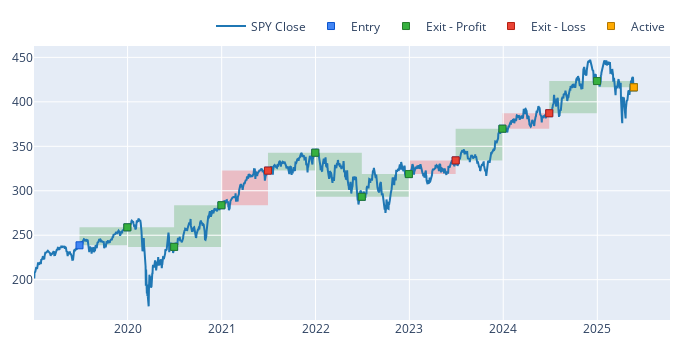

The notebook cell saved with this chart:
### Code cell
fig = data['DIA'].vbt.plot(trace_kwargs=dict(name='SPY Close'))

pf.positions['DIA'].plot(close_trace_kwargs=dict(visible=False), fig=fig).show()

### Figure 1 — Plotly figure (JSON) as saved in the notebook; plotly's stock layout.template omitted (floating-point values rounded to 4 significant figures; data arrays with more than 128 entries replaced by an {"elided": "..."} marker saying what was removed)
{"data": [{"name": "SPY Close", "showlegend": true, "type": "scatter", "uid": "bd491626-2382-4b0d-88bc-a4ba616f7597", "x": {"elided": "1608 str values"}, "y": {"elided": "1608 float values"}}, {"line": {"color": "#1f77b4"}, "name": "Close", "showlegend": true, "type": "scatter", "uid": "5b33f269-95de-46a0-97a5-eeceeae45d39", "visible": false, "x": {"elided": "1608 str values"}, "y": {"elided": "1608 float values"}}, {"customdata": [[0, 0.419, 0, "Long"], [1, 0.419, 0, "Short"], [2, 0.4968, 0, "Long"], [3, 0.4968, 0, "Short"], [4, 0.3768, 0, "Long"], [5, 0.3768, 0, "Short"], [6, 0.5042, 0, "Long"], [7, 0.5042, 0, "Short"], [8, 0.4577, 0, "Long"], [9, 0.4577, 0, "Short"], [10, 0.4166, 0, "Long"], [11, 0.4166, 0, "Short"], [12, 0.4307, 0, "Long"]], "hovertemplate": "Position Id: %{customdata[0]}<br>Size: %{customdata[1]:.6f}<br>Entry Timestamp: %{x}<br>Avg Entry Price: %{y}<br>Entry Fees: %{customdata[2]:.6f}<br>Direction: %{customdata[3]}", "marker": {"color": "#4285F4", "line": {"color": "rgb(11,84,205)", "width": 1}, "size": 7, "symbol": "square"}, "mode": "markers", "name": "Entry", "type": "scatter", "uid": "4e25d1e4-9c28-4d7b-9077-e6088d18fa91", "x": ["2019-06-28T00:00:00", "2019-12-31T00:00:00", "2020-06-30T00:00:00", "2020-12-31T00:00:00", "2021-06-30T00:00:00", "2021-12-31T00:00:00", "2022-06-30T00:00:00", "2022-12-30T00:00:00", "2023-06-30T00:00:00", "2023-12-29T00:00:00", "2024-06-28T00:00:00", "2024-12-31T00:00:00", "2025-05-23T00:00:00"], "y": [238.7, 258.9, 236.9, 283.7, 322.7, 342.8, 293.2, 318.7, 334.1, 369.8, 387.2, 423.4, 416.3]}, {"customdata": [[0, 0.419, 0, 8.468, 0.08468, "Long", "128 days 00:00:00"], [1, 0.419, 0, 9.215, 0.08495, "Short", "125 days 00:00:00"], [2, 0.4968, 0, 23.26, 0.1976, "Long", "128 days 00:00:00"], [4, 0.3768, 0, 7.579, 0.06234, "Long", "128 days 00:00:00"], [5, 0.3768, 0, 18.68, 0.1446, "Short", "124 days 00:00:00"], [6, 0.5042, 0, 12.87, 0.08707, "Long", "127 days 00:00:00"], [8, 0.4577, 0, 16.32, 0.1067, "Long", "126 days 00:00:00"], [10, 0.4166, 0, 15.08, 0.09346, "Long", "128 days 00:00:00"], [11, 0.4166, 0, 2.931, 0.01662, "Short", "98 days 00:00:00"]], "hovertemplate": "Position Id: %{customdata[0]}<br>Size: %{customdata[1]:.6f}<br>Exit Timestamp: %{x}<br>Avg Exit Price: %{y}<br>Exit Fees: %{customdata[2]:.6f}<br>PnL: %{customdata[3]:.6f}<br>Return: %{customdata[4]:.2%}<br>Direction: %{customdata[5]}<br>Duration: %{customdata[6]}", "marker": {"color": "#37B13F", "line": {"color": "rgb(38,123,44)", "width": 1}, "size": 7, "symbol": "square"}, "mode": "markers", "name": "Exit - Profit", "type": "scatter", "uid": "6e45b2cb-2733-491c-bb2a-edf2727caacf", "x": ["2019-12-31T00:00:00", "2020-06-30T00:00:00", "2020-12-31T00:00:00", "2021-12-31T00:00:00", "2022-06-30T00:00:00", "2022-12-30T00:00:00", "2023-12-29T00:00:00", "2024-12-31T00:00:00", "2025-05-23T00:00:00"], "y": [258.9, 236.9, 283.7, 342.8, 293.2, 318.7, 369.8, 423.4, 416.3]}, {"customdata": [[3, 0.4968, 0, -19.36, -0.1374, "Short", "124 days 00:00:00"], [7, 0.5042, 0, -7.767, -0.04833, "Short", "124 days 00:00:00"], [9, 0.4577, 0, -7.955, -0.047, "Short", "124 days 00:00:00"]], "hovertemplate": "Position Id: %{customdata[0]}<br>Size: %{customdata[1]:.6f}<br>Exit Timestamp: %{x}<br>Avg Exit Price: %{y}<br>Exit Fees: %{customdata[2]:.6f}<br>PnL: %{customdata[3]:.6f}<br>Return: %{customdata[4]:.2%}<br>Direction: %{customdata[5]}<br>Duration: %{customdata[6]}", "marker": {"color": "#EA4335", "line": {"color": "rgb(181,31,18)", "width": 1}, "size": 7, "symbol": "square"}, "mode": "markers", "name": "Exit - Loss", "type": "scatter", "uid": "d7fca66f-a9a4-4672-b745-e26499f23412", "x": ["2021-06-30T00:00:00", "2023-06-30T00:00:00", "2024-06-28T00:00:00"], "y": [322.7, 334.1, 387.2]}, {"customdata": [[12, 0.4307, 0, 0, 0, "Long", "1 days 00:00:00"]], "hovertemplate": "Position Id: %{customdata[0]}<br>Size: %{customdata[1]:.6f}<br>Exit Timestamp: %{x}<br>Avg Exit Price: %{y}<br>Exit Fees: %{customdata[2]:.6f}<br>PnL: %{customdata[3]:.6f}<br>Return: %{customdata[4]:.2%}<br>Direction: %{customdata[5]}<br>Duration: %{customdata[6]}", "marker": {"color": "#FFAA00", "line": {"color": "rgb(178,118,0)", "width": 1}, "size": 7, "symbol": "square"}, "mode": "markers", "name": "Active", "type": "scatter", "uid": "1ada4ab8-ca8a-4c1a-8c1c-4fd2257f618a", "x": ["2025-05-23T00:00:00"], "y": [416.3]}], "layout": {"height": 350, "legend": {"orientation": "h", "traceorder": "normal", "x": 1, "xanchor": "right", "y": 1.02, "yanchor": "bottom"}, "margin": {"b": 30, "l": 30, "r": 30, "t": 30}, "shapes": [{"fillcolor": "green", "layer": "below", "line": {"width": 0}, "opacity": 0.2, "type": "rect", "x0": "2019-06-28T00:00:00", "x1": "2019-12-31T00:00:00", "xref": "x", "y0": 238.7, "y1": 258.9, "yref": "y"}, {"fillcolor": "green", "layer": "below", "line": {"width": 0}, "opacity": 0.2, "type": "rect", "x0": "2019-12-31T00:00:00", "x1": "2020-06-30T00:00:00", "xref": "x", "y0": 258.9, "y1": 236.9, "yref": "y"}, {"fillcolor": "green", "layer": "below", "line": {"width": 0}, "opacity": 0.2, "type": "rect", "x0": "2020-06-30T00:00:00", "x1": "2020-12-31T00:00:00", "xref": "x", "y0": 236.9, "y1": 283.7, "yref": "y"}, {"fillcolor": "green", "layer": "below", "line": {"width": 0}, "opacity": 0.2, "type": "rect", "x0": "2021-06-30T00:00:00", "x1": "2021-12-31T00:00:00", "xref": "x", "y0": 322.7, "y1": 342.8, "yref": "y"}, {"fillcolor": "green", "layer": "below", "line": {"width": 0}, "opacity": 0.2, "type": "rect", "x0": "2021-12-31T00:00:00", "x1": "2022-06-30T00:00:00", "xref": "x", "y0": 342.8, "y1": 293.2, "yref": "y"}, {"fillcolor": "green", "layer": "below", "line": {"width": 0}, "opacity": 0.2, "type": "rect", "x0": "2022-06-30T00:00:00", "x1": "2022-12-30T00:00:00", "xref": "x", "y0": 293.2, "y1": 318.7, "yref": "y"}, {"fillcolor": "green", "layer": "below", "line": {"width": 0}, "opacity": 0.2, "type": "rect", "x0": "2023-06-30T00:00:00", "x1": "2023-12-29T00:00:00", "xref": "x", "y0": 334.1, "y1": 369.8, "yref": "y"}, {"fillcolor": "green", "layer": "below", "line": {"width": 0}, "opacity": 0.2, "type": "rect", "x0": "2024-06-28T00:00:00", "x1": "2024-12-31T00:00:00", "xref": "x", "y0": 387.2, "y1": 423.4, "yref": "y"}, {"fillcolor": "green", "layer": "below", "line": {"width": 0}, "opacity": 0.2, "type": "rect", "x0": "2024-12-31T00:00:00", "x1": "2025-05-23T00:00:00", "xref": "x", "y0": 423.4, "y1": 416.3, "yref": "y"}, {"fillcolor": "red", "layer": "below", "line": {"width": 0}, "opacity": 0.2, "type": "rect", "x0": "2020-12-31T00:00:00", "x1": "2021-06-30T00:00:00", "xref": "x", "y0": 283.7, "y1": 322.7, "yref": "y"}, {"fillcolor": "red", "layer": "below", "line": {"width": 0}, "opacity": 0.2, "type": "rect", "x0": "2022-12-30T00:00:00", "x1": "2023-06-30T00:00:00", "xref": "x", "y0": 318.7, "y1": 334.1, "yref": "y"}, {"fillcolor": "red", "layer": "below", "line": {"width": 0}, "opacity": 0.2, "type": "rect", "x0": "2023-12-29T00:00:00", "x1": "2024-06-28T00:00:00", "xref": "x", "y0": 369.8, "y1": 387.2, "yref": "y"}], "width": 700, "xaxis": {"autorange": true, "range": ["2019-01-02", "2025-10-10 18:12:07.0143"], "type": "date"}, "yaxis": {"autorange": true, "range": [154.7, 462.8], "type": "linear"}}}
